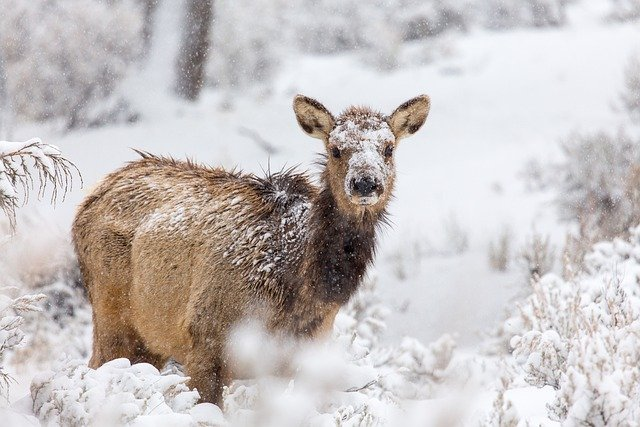
#> input picture Project-DBVP/Uebung1/elk.jpg, 640 x 427 px
$ jupyter execute 10.ImageSegmentationExampleLecture.ipynb
#> lines starting #> are read from the running program, lines starting #| are printed output that depends on the picture; after the words box and inside, x2 and y2 are one past the last pixel; in counts of white or black regions, pixels touching at a corner belong together
### Import some stuff we need. Predefine a function to get the largest connected component.

[cell 1]
import numpy as np
import matplotlib.pyplot as plt
from scipy.ndimage.morphology import binary_dilation, binary_erosion, binary_opening, binary_closing, binary_fill_holes
from PIL import Image
from skimage import measure

def getLargestCC(segmentation):
    labels = measure.label(segmentation)
    assert( labels.max() != 0 ) # assume at least 1 CC
    largestCC = labels == np.argmax(np.bincount(labels.flat)[1:])+1
    return largestCC

### Read and show elk image

[cell 2]
thresh = 0.6
img_dir="elk.jpg"
img_pil=Image.open(img_dir)
#> img_pil is the input picture: PIL image 640x427 RGB; mean R, G, B 198.7, 192.7, 191.7
testimg=np.array(img_pil)/255.0
plt.imshow(testimg)
plt.imshow(testimg.mean(axis=2)<thresh,cmap='jet',alpha=0.3)
plt.show()
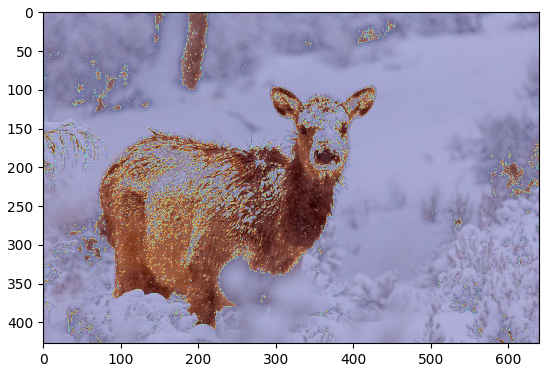
#> figure drawn by matplotlib, 1 panel

[cell 3]
### Now it is your turn! Use morphological operations such as binary closing,

[cell 4]
segmentationMap = testimg.mean(axis=2)<0.6  ## This seems to be a reasonable initial threshold!
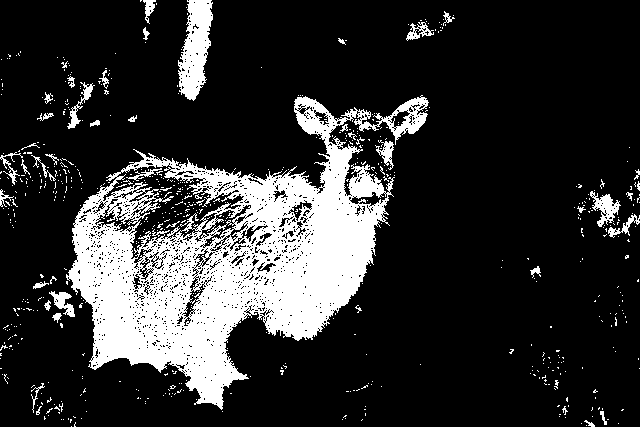
#> segmentationMap: shape (427, 640) bool; 19% white; 639 white regions (593 under 20 px), largest, box (x1, y1, x2, y2) and area: (66, 95, 429, 410) 44520, (178, 0, 213, 101) 2221, (590, 191, 621, 227) 485
#
# Your code
# goes here
#
segmentationMap = getLargestCC(segmentationMap)
#> in getLargestCC, `labels = measure.label(segmentation)`:
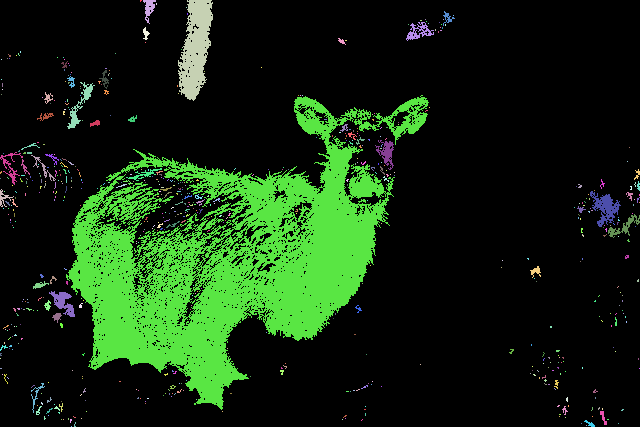
#> labels: shape (427, 640) int32; 640 distinct labels, from 0 to 639; one colour per label, 0 black
#> in getLargestCC, `largestCC = labels == np.argmax(np.bincount(labels.flat)[1:])+1`:
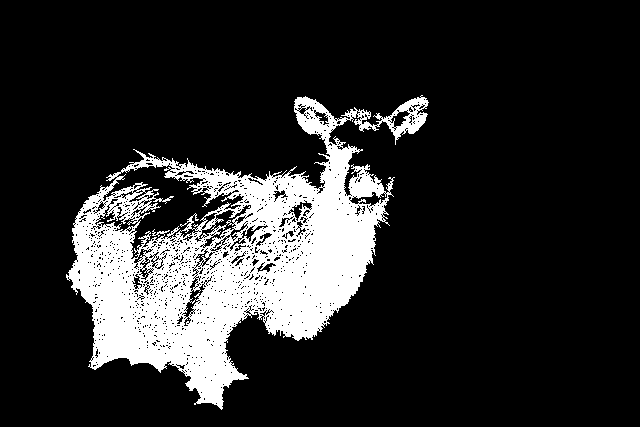
#> largestCC: shape (427, 640) bool; 16.3% white; 1 white region, box (x1, y1, x2, y2) and area: (66, 95, 429, 410) 44520
plt.imshow(segmentationMap, cmap='jet')
plt.show()

[cell 5]
plt.imshow(testimg)
plt.imshow(segmentationMap, cmap='jet', alpha=0.3)
plt.show()

$ run again, with Project-DBVP/Uebung1/giraffe.jpg copied over Project-DBVP/Uebung1/elk.jpg
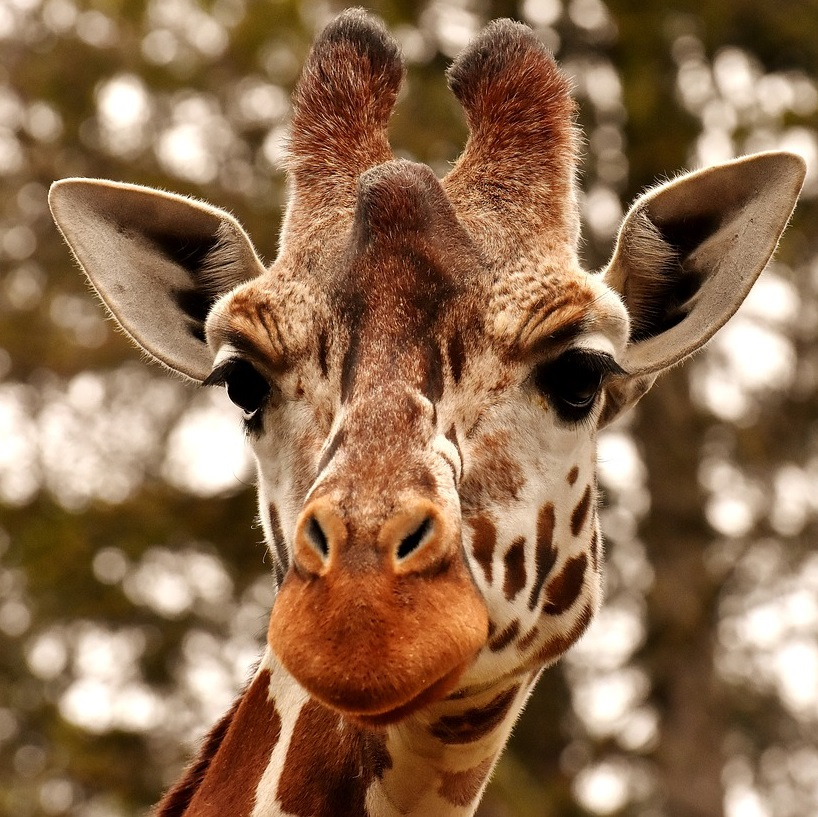
#> input picture Project-DBVP/Uebung1/giraffe.jpg, 818 x 817 px
#> img_pil is the input picture: PIL image 818x817 RGB; mean R, G, B 141.9, 108.5, 79.3
#> segmentationMap: shape (817, 818) bool; 73.9% white; 2202 black regions (2091 under 20 px), largest, box (x1, y1, x2, y2) and area: (387, 347, 655, 747) 28246, (485, 54, 818, 369) 17558, (60, 582, 310, 817) 17558
#> in getLargestCC, `labels = measure.label(segmentation)`:
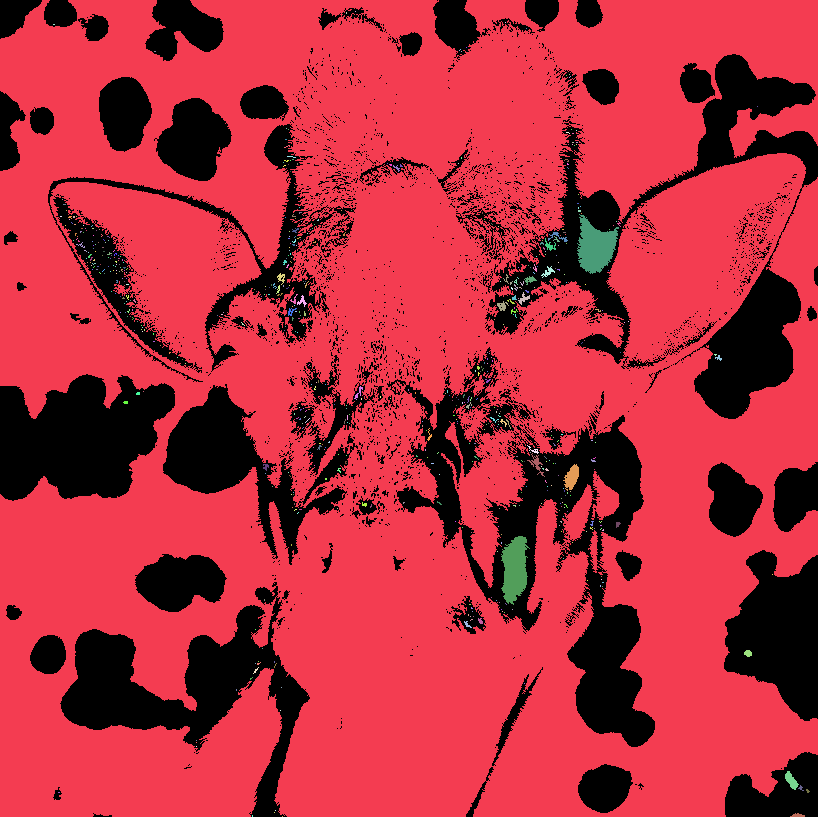
#> labels: shape (817, 818) int32; 600 distinct labels, from 0 to 599; one colour per label, 0 black
#> in getLargestCC, `largestCC = labels == np.argmax(np.bincount(labels.flat)[1:])+1`:
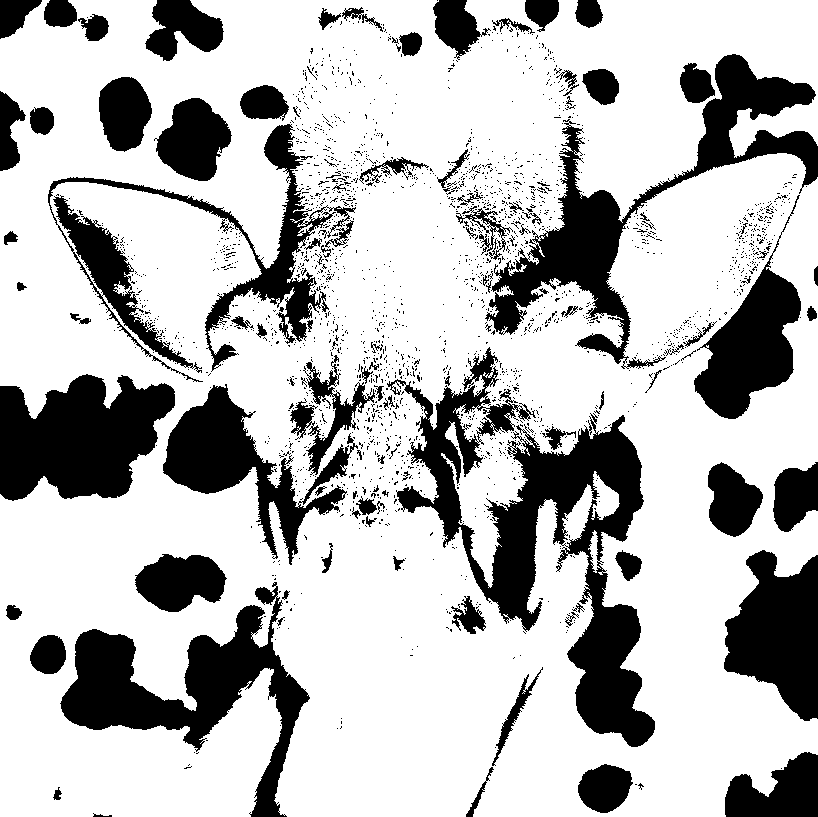
#> largestCC: shape (817, 818) bool; 73% white; 2195 black regions (2084 under 20 px), largest, box (x1, y1, x2, y2) and area: (387, 347, 655, 747) 30348, (485, 54, 818, 369) 19684, (60, 582, 310, 817) 17605
